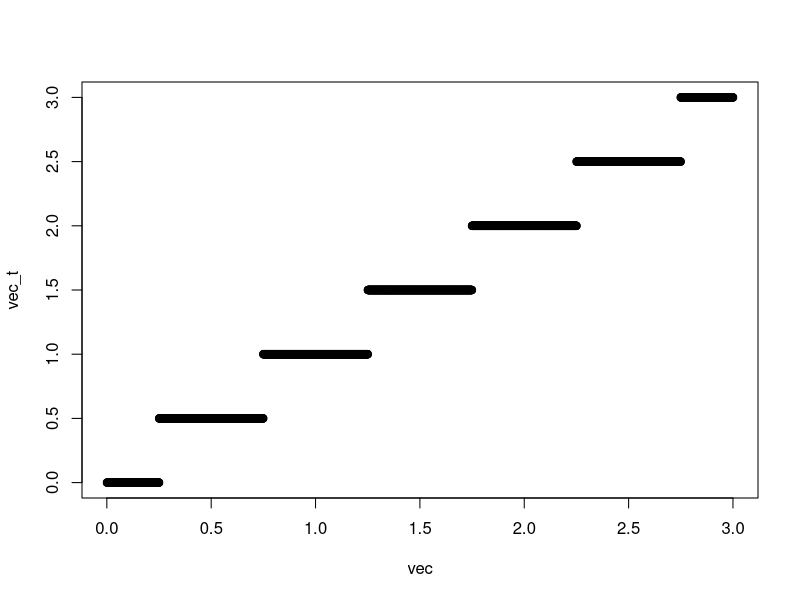
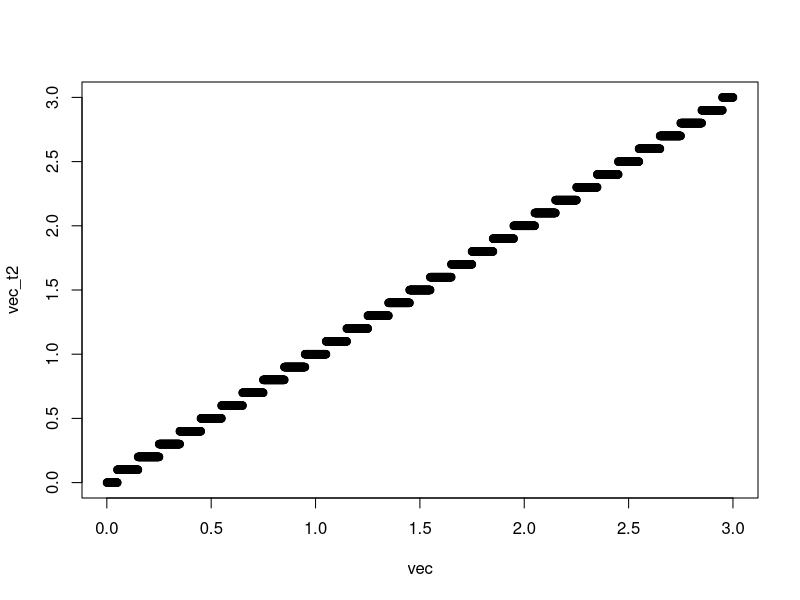

The R script that drew these images, in order:
# round a value to the closest bound of 1 divided by X
# for instance if X=2, the bounds are 0, 0.5, 1
rd_frac <- function(N, X=2){
    # N: vector of values
    # X: define the number of bins in one unit (e.g if X=2, bins are '0 -> 0.5' and '0.5 -> 1')
    round(N*X)/X
}

vec <- 1:3000/1000
vec_t <- rd_frac(vec, 2)
plot(vec_t ~ vec)

vec_t2 <- rd_frac(vec, 10)
plot(vec_t2 ~ vec)
